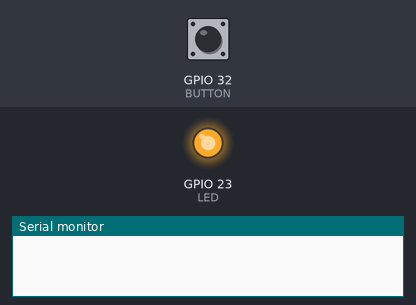
The sketch below on a simulated ESP32. On the bench: output pins drawn as LEDs (lit = HIGH), the last lines printed to the serial monitor. The test bench sets the inputs (shaded band); at power-on: GPIO 32 (BUTTON) LOW.

Above: at 1.2 s.
1.3 s: GPIO 32 (BUTTON) pulled HIGH for 0.15 s
At 1.37 s:
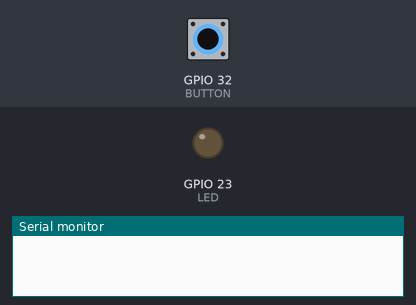
2.9 s: GPIO 32 (BUTTON) pulled HIGH for 3.2 s
At 7.4 s:
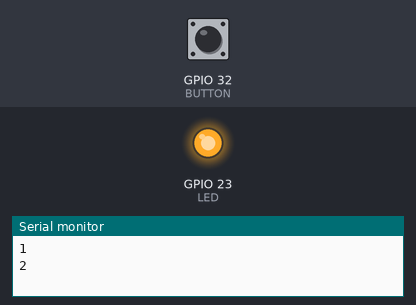
Timing chart, 0 to 8.9 s (numbered marks = the images above; inputs shaded):
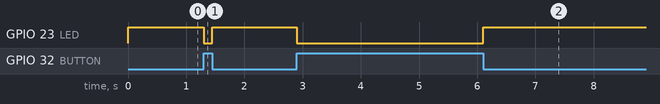

Measured:
- after the input at 1.3 s, GPIO 23 (LED): HIGH → LOW at once, → HIGH 0.15 s later
- after the input at 2.9 s, GPIO 23 (LED): HIGH → LOW at once, → HIGH 3.2 s later

The sketch:

lab1.3.ino
```cpp
#define LED     23
#define BUTTON  32

int counter = 0;
bool Bstate = false;
bool lastBstate = false;

void setup() {
  pinMode(BUTTON, INPUT); // set arduino pin to input mode
  pinMode(LED, OUTPUT);  // set arduino pin to output mode
  Serial.begin(9600);

}void loop() {
  Bstate = digitalRead(BUTTON);
  if(digitalRead(BUTTON)==LOW) {
    digitalWrite(LED, HIGH);
    if(Bstate != lastBstate){
      counter++;
      Serial.println(counter);
      delay(300);
    }
  } else {
    digitalWrite(LED, LOW);
  }
  lastBstate = Bstate;
}
```
